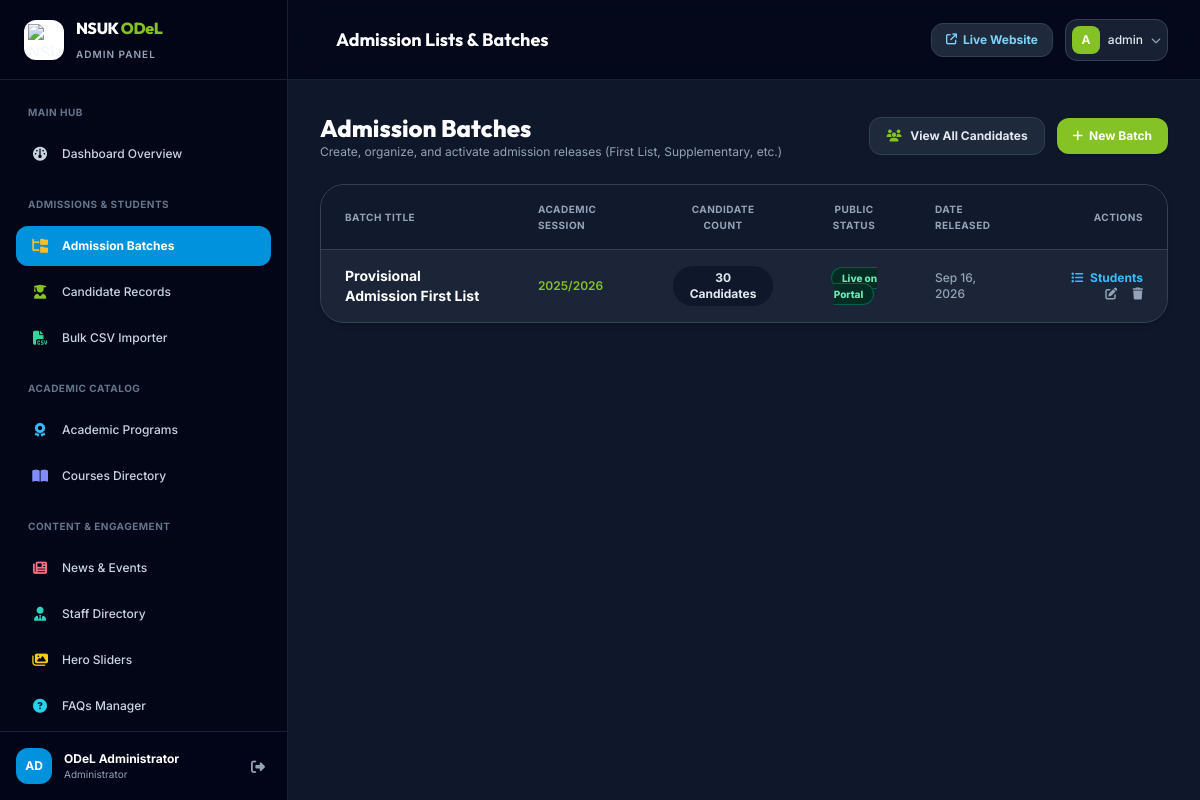
The page /dashboard/admissions/batches/ (signed in) on the database as committed earlier.
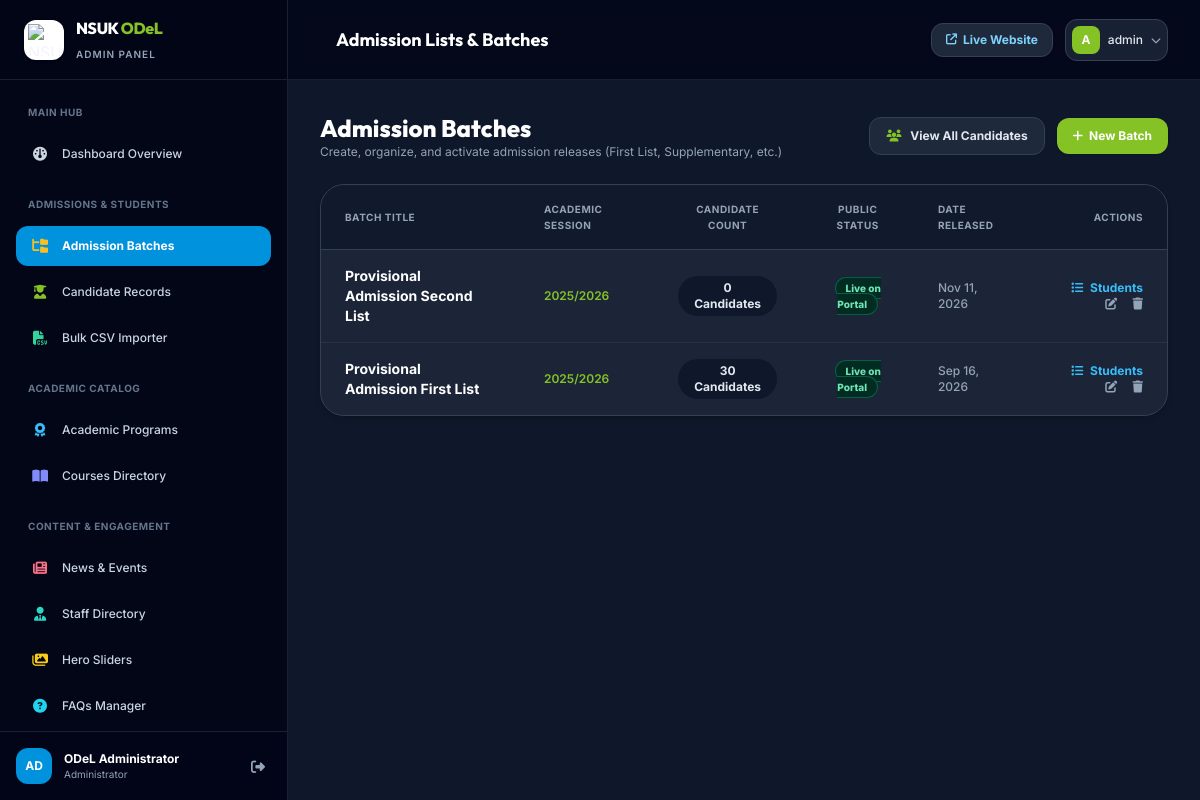
The same page on the database as committed later.
### core/models.py (models this page shows, shortened)
class AdmissionBatch(models.Model):
    title = models.CharField(max_length=255, default="Provisional Admission First List")
    academic_session = models.CharField(max_length=50, default="2025/2026", help_text="e.g. 2025/2026")
    publication_date = models.DateField(auto_now_add=True)
    is_active = models.BooleanField(default=True, help_text="Active lists are displayed on the public portal")
    description = models.TextField(blank=True, default="Candidates offered provisional admission into the NSUK ODeL degree program.")
    class Meta:
        ordering = ['-publication_date', '-id']
        verbose_name = "Admission Batch"
        verbose_name_plural = "Admission Batches"

### dashboard/views.py (the view)
# urls.py: path('admissions/batches/', views.batch_list_dash, name='dashboard_batches'),
@login_required
def batch_list_dash(request):
    batches = AdmissionBatch.objects.annotate(candidate_count=Count('candidates')).order_by('-publication_date')
    return render(request, 'dashboard/admissions/batches.html', {'batches': batches})

### core/context_processors.py (called while the page is built)
def site_context(request):
    settings = SiteSetting.get_settings()
    active_programs = Program.objects.filter(is_active=True)[:6]
    latest_batch = AdmissionBatch.objects.filter(is_active=True).first()
    unread_inquiries_count = InquiryMessage.objects.filter(is_resolved=False).count()
    recent_announcements = NewsEvent.objects.filter(is_active=True)[:3]
    return {
        'site_settings': settings,
        'global_programs': active_programs,
        'global_latest_batch': latest_batch,
        'unread_inquiries_count': unread_inquiries_count,
        'global_announcements': recent_announcements,
    }

### core/models.py (called while the page is built)
    @classmethod
    def get_settings(cls):
        setting, created = cls.objects.get_or_create(pk=1)
        return setting

### templates/dashboard/admissions/batches.html (shortened to what the changed rows need)
{% extends 'dashboard/base.html' %}
{% block header_title %}Admission Lists & Batches{% endblock %}
{% block content %}
<div class="space-y-6 max-w-7xl mx-auto">
    <div class="flex flex-col sm:flex-row items-start sm:items-center justify-between gap-4">
        <div>
            <h2 class="font-heading font-extrabold text-2xl text-white">Admission Batches</h2>
        </div>
    </div>
    <div class="bg-slate-800/80 rounded-3xl border border-slate-700 shadow-md overflow-hidden">
        <div class="overflow-x-auto">
            <table class="w-full text-left text-xs text-slate-300">
                <thead class="bg-slate-900/80 text-slate-400 uppercase tracking-wider text-[10px] border-b border-slate-700">
                    <tr>
                        <th class="py-4 px-6">Batch Title</th>
                        <th class="py-4 px-6">Academic Session</th>
                        <th class="py-4 px-6 text-center">Candidate Count</th>
                        <th class="py-4 px-6 text-center">Public Status</th>
                        <th class="py-4 px-6">Date Released</th>
                        <th class="py-4 px-6 text-right">Actions</th>
                    </tr>
                </thead>
                <tbody class="divide-y divide-slate-700/50 font-medium">
                    {% for batch in batches %}
                    <tr class="hover:bg-slate-750/30 transition">
                        <td class="py-4 px-6 font-bold text-white text-sm">
                            <a href="{% url 'dashboard_candidates' %}?batch={{ batch.id }}" class="hover:text-brand-blue transition">{{ batch.title }}</a>
                        </td>
                        <td class="py-4 px-6 font-semibold text-brand-green">
                            {{ batch.academic_session }}
                        </td>
                        <td class="py-4 px-6 text-center">
                            <span class="inline-block px-3 py-1 rounded-full bg-slate-900 text-slate-200 font-bold">
                                {{ batch.candidate_count }} Candidates
                            </span>
                        </td>
                        <td class="py-4 px-6 text-center">
                            {% if batch.is_active %}
                            <span class="px-2.5 py-1 rounded-full text-[10px] font-extrabold bg-emerald-950 text-emerald-300 border border-emerald-800">
                                Live on Portal
                            </span>
                            {% else %}
                            <span class="px-2.5 py-1 rounded-full text-[10px] font-bold bg-slate-700 text-slate-400">
                                Hidden
                            </span>
                            {% endif %}
                        </td>
                        <td class="py-4 px-6 text-slate-400">
                            {{ batch.publication_date|date:"M d, Y" }}
                        </td>
                        <td class="py-4 px-6 text-right space-x-3">
                            <a href="{% url 'dashboard_candidates' %}?batch={{ batch.id }}" class="text-sky-400 hover:underline font-bold" title="View Students"><i class="fa-solid fa-list mr-1"></i> Students</a>
                            <a href="{% url 'dashboard_batch_edit' pk=batch.pk %}" class="text-slate-400 hover:text-white" title="Edit"><i class="fa-solid fa-pen-to-square"></i></a>
                            <a href="{% url 'dashboard_batch_delete' pk=batch.pk %}" class="text-slate-400 hover:text-rose-400" title="Delete"><i class="fa-solid fa-trash"></i></a>
                        </td>
                    </tr>
                    {% empty %}
                    <tr>
                        <td colspan="6" class="py-12 text-center text-slate-500">
                            No admission batches found. Create your first batch above!
                        </td>
                    </tr>
                    {% endfor %}
                </tbody>
            </table>
        </div>
    </div>
</div>
{% endblock %}

Rows that differ between the two databases and show on the page:
added AdmissionBatch: title "Provisional Admission Second List", academic_session "2025/2026", candidate_count "0", is_active "Live on Portal", publication_date "Nov 11, 2026"
